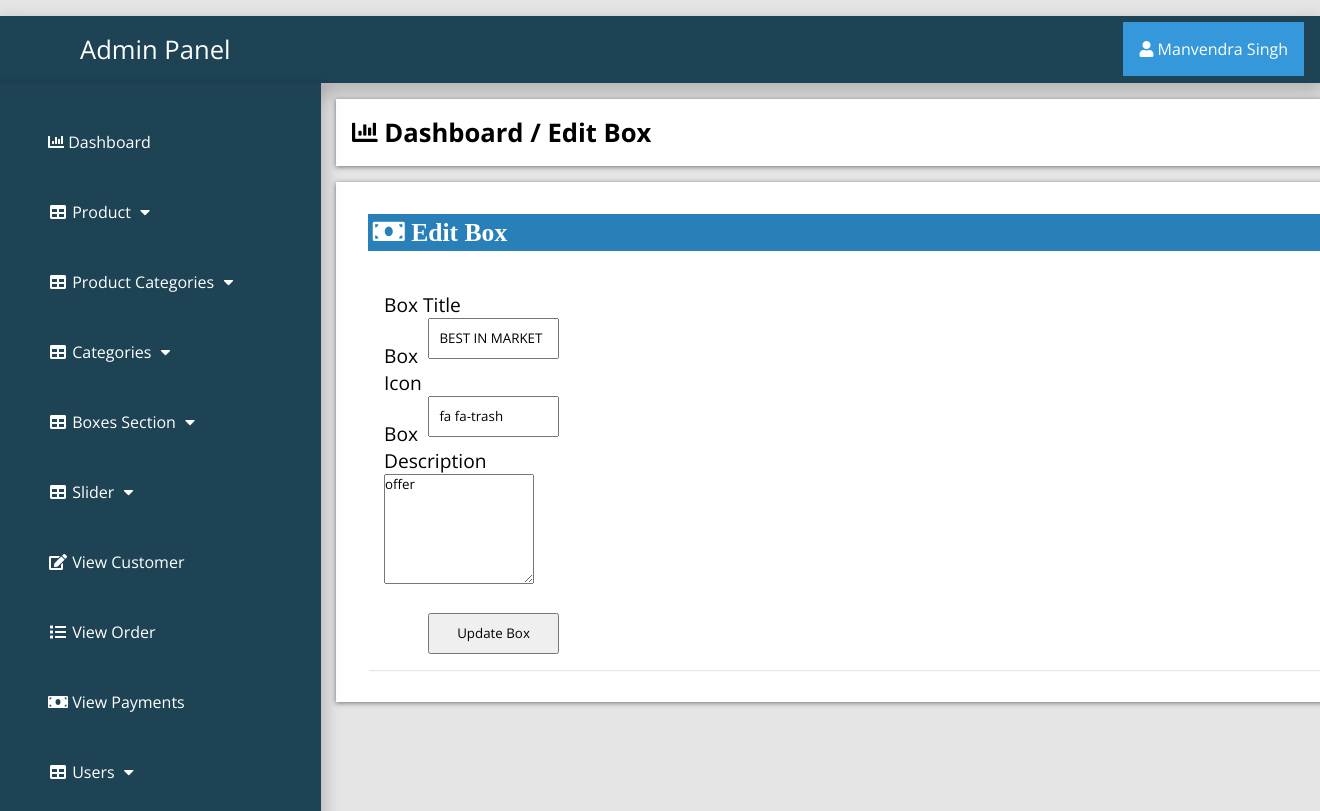
/admin_area/index.php?edit_box=4 (signed in), run on the app's committed database.
### tables this page shows
CREATE TABLE `boxes_section` (
  `box_id` int(100) NOT NULL,
  `box_icon` varchar(100) NOT NULL,
  `box_title` varchar(255) NOT NULL,
  `box_desc` varchar(255) NOT NULL
);

### admin_area/edit_box.php (the view, shortened to what this page needs)
<?php
if (!isset($_SESSION['admin_email'])){
  echo "<script>window.open('login.php','_self')</script>";
  }else{
?>
<?php
if (isset($_GET['edit_box'])) {
	$edit_box=$_GET['edit_box'];
	$get_box="select * from boxes_section where box_id='$edit_box'";
	$run_box=mysqli_query($con,$get_box);
	$row_box=mysqli_fetch_array($run_box);
	$box_icon=$row_box['box_icon'];
	$box_title=$row_box['box_title'];
	$box_desc=$row_box['box_desc'];
}
?>
<div class="row">
	<div class="col-lg-12">
		<div class="breadcrump">
			<li class="active">
				<i class="fa fa-bar-chart"></i>
				Dashboard / Edit Box
			</li>
		</div>
	</div>
</div>
<div class="row">
	<div class="col-lg-12">
		<div class="panel panel-default">
			<div class="panel-heading">
				<h3 class="panel-title">
					<i class="fa fa-money fa-fw"> Edit Box </i>
				</h3>
			</div>
			<div class="panel-body">
				<form class="form-horizontal" method="post" action="">
					<div class="form-group">
						<label class="col-md-3 control-label">Box Title</label>
						<div class="col-md-6">
						<input type="text" name="box_title" value="<?php echo $box_title; ?>" class="form-control" required="" >
					</div>
				</div>
				<div class="form-group">
						<label class="col-md-3 control-label">Box Icon</label>
						<div class="col-md-6">
						<input type="text" name="box_icon" class="form-control" required value="<?php echo $box_icon; ?>" >
					</div>
				</div>
				<div class="form-group">
						<label class="col-md-3 control-label">Box Description</label>
						<div class="col-md-6">
						<textarea type="text" name="box_desc" class="form-control" rows="6" cols="19" ><?php echo $box_desc; ?></textarea>
                      </div>
					</div>
					<div class="form-group">
						<div class="col-md-6">
						<input type="submit" name="submit" value="Update Box" class="btn btn-primary form-control">
					</div>
</div>
				</form>
			</div>
		</div>
	</div>
</div>
<?php } ?>

### admin_area/includes/sidebar.php (shortened to what this page needs)
<?php
if (!isset($_SESSION['admin_email'])){
  echo "<script>window.open('login.php','_self')</script>";
  }else{
?>
<nav class="navbar navbar-inverse navbar-fixed-top" >
	<div class="navbar-header">
		<a href="index.php?dashboard" class="navbar-brand"><span>Admin Panel</span></a>
	</div>
		<div class="dropdown">
		 <button onclick="myFunction()" class="dropbtn"><i class="fa fa-user"></i> <?php echo $admin_name; ?></a></button>
		</div>
	<div class="collapse navbar-collapse navbar-ex1-collapse">
	<ul class="nav navbar-nav side-nav">
  <li>
    <a href="index.php?dashboard"><i class="fa fa-bar-chart"></i> Dashboard</a>
  </li>
  <li class="button-dropdown" id="#products">
    <a href="#" class="dropdown-toggle" data-toggle="collapse" data-target="#products"><i class="fa fa-fw fa-table"></i> Product <i class="fa fa-fw fa-caret-down"></i></a>
  </li>
  <li class="button-dropdown" id="#products_cat">
    <a href="#" class="dropdown-toggle" data-toggle="collapse" data-target="#products_cat"><i class="fa fa-fw fa-table"></i> Product Categories <i class="fa fa-fw fa-caret-down"></i></a>
  </li>
  <li class="button-dropdown" id="#category">
    <a href="#" class="dropdown-toggle" data-toggle="collapse" data-target="#category"><i class="fa fa-fw fa-table"></i> Categories <i class="fa fa-fw fa-caret-down"></i></a>
  </li>
<li class="button-dropdown" >
  <a href="#" class="dropdown-toggle" data-toggle="collapse" data-target="#boxes">
    <i class="fa fa-fw fa-table"></i> Boxes Section <i class="fa fa-fw fa-caret-down"></i>
  </a>
</li>
  <li class="button-dropdown">
    <a href="#" class="dropdown-toggle" data-toggle="collapse" data-target="#slider"><i class="fa fa-fw fa-table"></i>  Slider <i class="fa fa-fw fa-caret-down"></i></a>
  </li>
  <li>
  	<a href="index.php?view_customer">
  		<i class="fa fa-fw fa-edit"></i> View Customer
  	</a>
  </li>
  <li>
  	<a href="index.php?view_order">
  		<i class="fa fa-fw fa-list"></i> View Order
  	</a>
  </li>
  <li>
  	<a href="index.php?view_payments">
  		<i class="fa fa-fw fa-money"></i> View Payments
  	</a>
  </li>
  <li class="button-dropdown">
    <a href="#" class="dropdown-toggle" data-toggle="collapse" data-target="#users"><i class="fa fa-fw fa-table"></i>  Users <i class="fa fa-fw fa-caret-down"></i></a>
  </li>
</ul>
</div>
</nav>
<?php } ?>

### admin_area/css/style.css (style rules this page uses)
:root { --blue:#2980b9; }
body { margin-top: ; }
* { font-family: 'Open Sans', sans-serif; margin:0; padding:0; box-sizing: border-box; text-decoration: none; transition: all .2s cubic-bezier(.37,1.14,.26,1.24); }
html { background-color: rgba(0,0,0,.1); }
.navbar-fixed-top { background:#1d4354; padding: 1rem; margin-top: 1rem; box-shadow: 0px 8px 16px 4px rgba(0,0,0,0.2); margin-left: ; margin-right: ; }
.navbar-fixed-top a span { margin-left: 4rem; }
.navbar-fixed-top .navbar-brand { font-size: 1.6rem; color: #ffffff; }
.dropbtn { background-color: #3498DB; color: white; padding: 16px; font-size: 16px; border: none; cursor: pointer; }
.dropdown { position: relative; display: inline-block; float: right; margin-top: -2.8rem; }
.nav { position: absolute; top: 51px; margin-top: 32px; width: auto; height: 110%; border-radius: 0; display: block; background-color: #1d4354; bottom: 0; overflow: hidden; padding-bottom: 40px; box-shadow: 0px 8px 16px 4px rgba(0,0,0,0.2); margin-left: -1rem; }
.nav>li>a { width: 225px; display: block; color: #ffffff; margin: 3rem; }
.row { width: 81.2%; background-color: #ffffff; margin: auto; margin-left: 21rem; margin-top: 1rem; padding: 1rem; display: ; }
.panel { text-align: left; box-shadow: 1px 1px 1px 0px rgba(0.1,0.1,0.1,0.1); margin: 1rem; background-color: #ffffff; padding: rem; }
.panel-heading .panel-title { background-color: #2980b9; color: #ffffff; padding: .3rem; }
.breadcrump .active { font-weight: bold; font-size: 1.6rem; }
.row { list-style: none; box-shadow: 0 1px 5px rgba(0, 0, 0, 0.5); }
.row .fa-money { font-size: 1.6rem; width: 50%; text-align: left; }
.form-group { margin-top: 1.5rem; }
.form-group label { font-size: 1.2rem; }
.form-group input { width: 75%; float: right; padding: .6rem; }
.panel-body { display: flex; align-items: center; justify-content: left; padding: 1rem; flex-wrap: wrap; }

### data on the page
boxes_section: box_title "BEST IN MARKET", box_icon "fa fa-trash", box_desc "offer"

### other printed values
$admin_name "Manvendra Singh"
